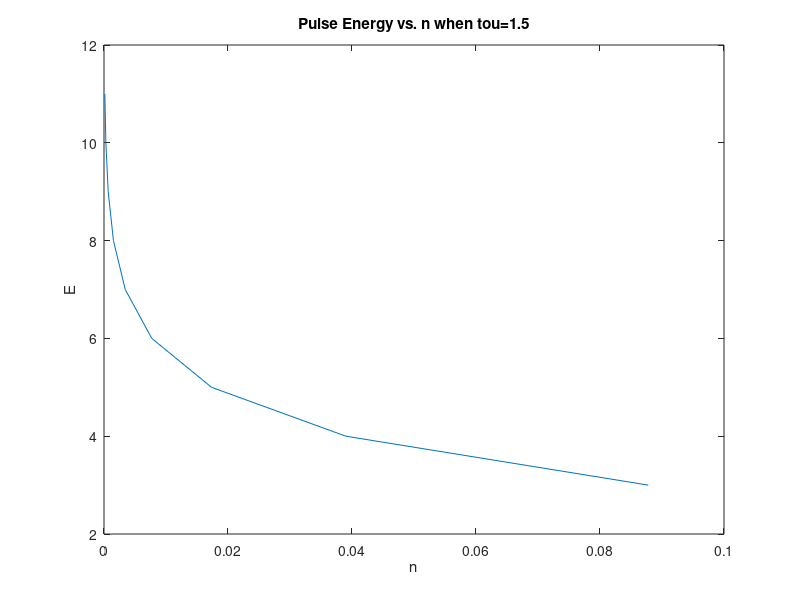

The MATLAB script that drew this image:
clc
clear
close all
tou=1.5
n=3:1:11;
E=1./(tou.*factorial(n-1).*tou.^(n-1)).*factorial(n-1)./(tou).^n;
plot(E,n)
xlabel('n')
ylabel('E')
title('Pulse Energy vs. n when tou=1.5')